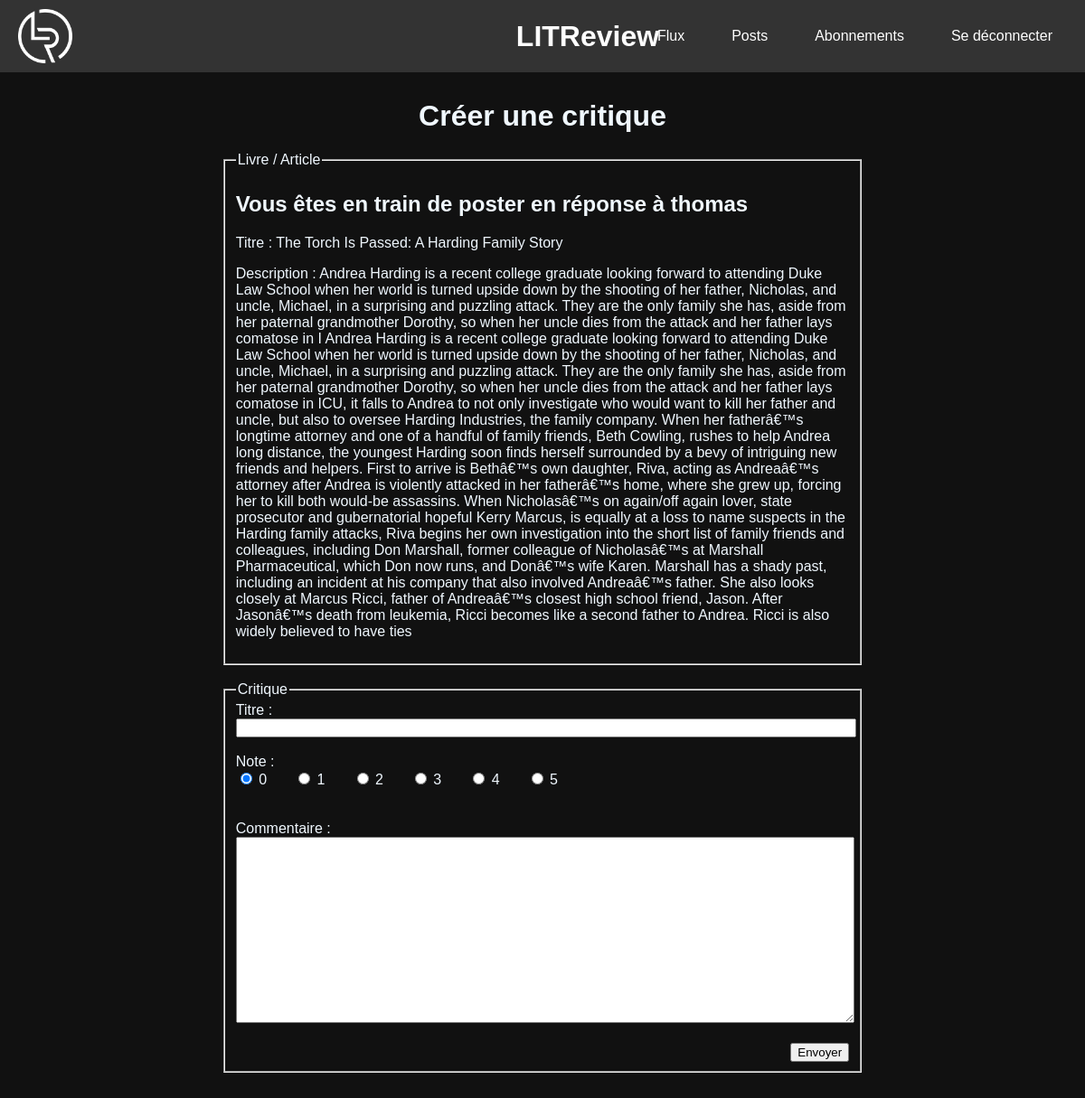
The page /new_review/1 (signed in) on the database its author committed.
### LITReview/models.py (models this page shows)
class Ticket(models.Model):
    title = models.CharField(max_length=128)
    description = models.CharField(max_length=2048, blank=True)
    user = models.ForeignKey(
        to=settings.AUTH_USER_MODEL, on_delete=models.CASCADE
    )
    image = models.ImageField(upload_to='uploads/', null=True, blank=True)
    time_created = models.DateTimeField(auto_now_add=True)

### factory/views.py (the view)
# urls.py: path('new_review/', factory.create_review, name='new_review'),
@login_required
def create_review(request: HttpRequest, ticket_pk: int = -1):
    if request.method == 'POST':
        ticket_form = TicketForm(request.POST or None)
        review_form = ReviewForm(request.POST)
        if ticket_form.is_valid() and review_form.is_valid():
            ticket_form.instance.user = request.user
            ticket = ticket_form.save()
            review_form.instance.user = request.user
            review_form.instance.ticket = ticket
            review_form.save()
            return redirect('feed')
        elif review_form.is_valid() and ticket_pk != -1:
            review_form.instance.user = request.user
            review_form.instance.ticket = Ticket.objects.get(pk=ticket_pk)
            review_form.save()
            return redirect('feed')
        else:
            pass
    else:
        ticket_form = TicketForm()
        review_form = ReviewForm()
    if ticket_pk > -1:
        existing_ticket = Ticket.objects.get(pk=ticket_pk)
        ticket_form = None
    else:
        existing_ticket = None
    return render(
        request=request,
        template_name='new_review.html',
        context= {
            'review_form':review_form,
            'ticket_form':ticket_form,
            'existing_ticket':existing_ticket
        }
    )

### factory/forms.py
class ReviewForm(forms.ModelForm):
    headline = forms.CharField(label='Titre')
    rating = forms.ChoiceField(
        label='Note',
        widget=forms.RadioSelect(attrs={'class':'rate'}),
        initial=0,
        choices=[
            (0, 0),
            (1, 1),
            (2, 2),
            (3, 3),
            (4, 4),
            (5, 5)
        ]
    )
    body = forms.CharField(label='Commentaire', widget=forms.Textarea())
    class Meta:
        model = Review
        exclude = ['user', 'time_created', 'ticket']

### factory/templates/new_review.html (shortened to what this page needs)
{% extends 'base.html' %}
{% load static %}
{% block head %}
    <link rel="stylesheet" type="text/css" href="{% static 'css/factory.css' %}">
{% endblock %}
{% block content %}
    <h1>Créer une critique</h1>
    <form method="POST" class="creation-form">
        <fieldset>
            <legend>Livre / Article</legend>
            {% if existing_ticket is not None %}
            <h2>Vous êtes en train de poster en réponse à {{ existing_ticket.user.username }}</h2>
            <p>Titre : {{ existing_ticket.title }}</p>
            <p>Description : {{ existing_ticket.description }}</p>
            {% endif %}
        </fieldset><br>
        <fieldset>
            <legend>Critique</legend>
            {% for field in review_form %}
            <div class="fieldWrapper">
                {{ field.label_tag }}<br>
                {{ field }} <br><br>
            </div>
            {% endfor %}
            <input type="submit" value="Envoyer" id="submit-btn">
        </fieldset>
    </form>
{% endblock %}

### LITReview/static/css/base.css (style rules this page uses)
body { background-color: #111; margin-top: 110px; color: aliceblue; font-family: Arial, Helvetica, sans-serif; margin-bottom: 100px; overflow-y: scroll; }
h1 { text-align: center; }

### factory/static/css/factory.css (style rules this page uses)
body { margin-bottom: 500px; }
.creation-form { margin-left: auto; margin-right: auto; left: 0; right: 0; max-width: 60%; }
.fieldWrapper > input { width: 100%; }
textarea { min-height: 200px; width: 100%; resize: vertical; }
#submit-btn { display: block; position: relative; margin-right: 0; margin-left: auto; }
#id_rating { display: flex; flex-direction: row; gap: 30px; }

### rows shown on the page
Ticket: user.username "thomas", title "The Torch Is Passed: A Harding Family Story", description "Andrea Harding is a recent college graduate looking forward to attending Duke Law School when her world is turned upside down by the shooting of her father, Nicholas, and uncle, Michael, in a surprising and puzzling attack. They are the only family she has, aside from her paternal grandmother Dorothy, so when her uncle dies from the attack and her father lays comatose in I Andrea Harding is a recent college graduate looking forward to attending Duke Law School when her world is turned upside down by the shooting of her father, Nicholas, and uncle, Michael, in a surprising and puzzling attack. They are the only family she has, aside from her paternal grandmother Dorothy, so when her uncle…"

### other values the page prints
{{ field.label_tag }} "Titre :" "Note :" "Commentaire :"
